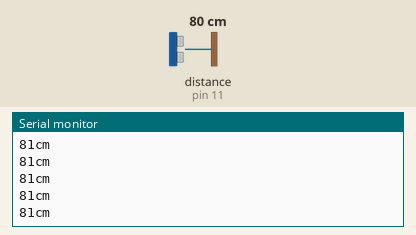
Simulated run of this sketch. Board: Arduino Uno, built with avr-gcc and run on an emulated ATmega328P. Parts: the last lines printed to the serial monitor. The test bench sets the inputs (shaded band); at power-on: distance to the obstacle (sensor on pin 11) 80 cm. The echo pulse lasts 58.3 µs per cm.

Above: at 1.2 s.
1.3 s: distance to the obstacle (sensor on pin 11) set to 2 cm
At 1.34 s:
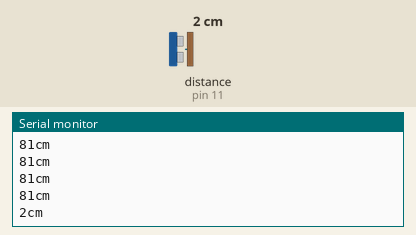
2.8 s: distance to the obstacle (sensor on pin 11) set to 4 cm
At 2.82 s:
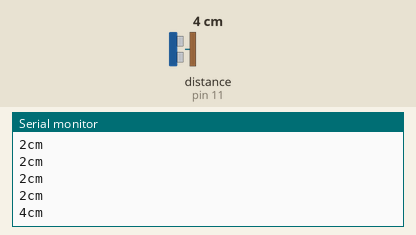
Timing chart, 0 to 5.8 s (numbered marks = the images above; inputs shaded):
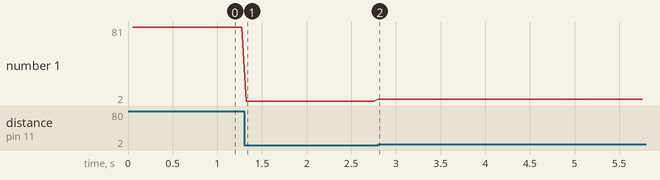

Measured:
- after the input at 1.3 s, the serial monitor: prints a new line at once (image 1)
- after the input at 2.8 s, the serial monitor: prints a new line at once (image 2)
- plotted number 1: 81 → 2 after the input at 1.3 s, 2 → 4 after the input at 2.8 s

The sketch:

UltrasonicHCSR04NewPing.ino
```cpp
#include <NewPing.h>

#define TRIGGER_PIN 12
#define ECHO_PIN 11
#define MAX_DISTANCE 1000

NewPing sonar(TRIGGER_PIN, ECHO_PIN, MAX_DISTANCE); // NewPing setup of pins and maximum distance.

void setup() {
   Serial.begin(9600);
}

void loop() {
   delay(50);
   unsigned int uS = sonar.ping_cm();
   //Between 3 meters - 10 meters, just assume it is 3 meters
   if(uS> 300){
    uS = 300;
   }
   Serial.print(uS);
   Serial.println("cm");
}
```
